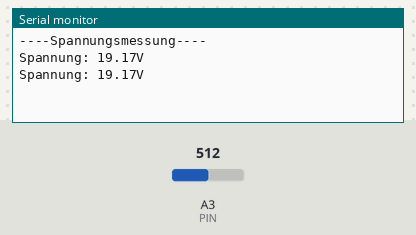
Bench run of a sketch on a simulated Arduino Uno, built with avr-gcc and run on an emulated ATmega328P. On the bench: the last lines printed to the serial monitor. The inputs (shaded band) are chosen by the test bench; at power-on: A3 (PIN) = 512.

Above: at 2.8 s.
2.9 s: A3 (PIN) set to 716
At 5.2 s:
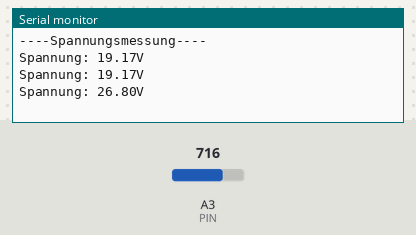
5.6 s: A3 (PIN) set to 900
At 7.0 s:
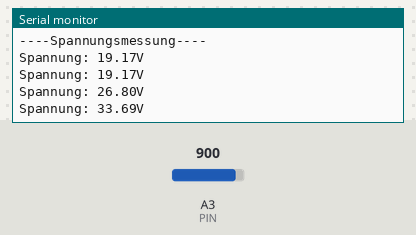
Timing chart, 0 to 8.6 s (numbered marks = the images above; inputs shaded):
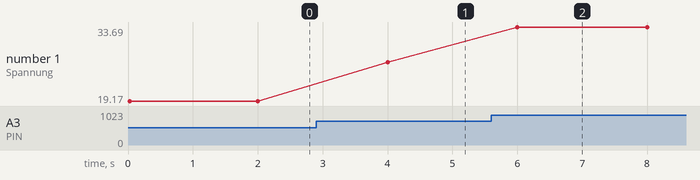

Measured:
- after the input at 2.9 s, the serial monitor: prints a new line after 1.1 s (image 1)
- after the input at 5.6 s, the serial monitor: prints a new line after 0.40 s (image 2)
- plotted number 1: 19.17 → 26.8 after the input at 2.9 s, 26.8 → 33.69 after the input at 5.6 s

The sketch:

Spannungsmesser.ino
```cpp
#define PIN A3

void initGIPO() {
  pinMode(PIN, INPUT);
}

void setup() {
  Serial.begin(9600);
  initGIPO();
  Serial.println("----Spannungsmessung----");
}

void loop() {
  float voltage = (analogRead(PIN) *5) * ((10 + 1.5) / 1.5) / 1024;
  Serial.println("Spannung: " + String(voltage) + "V");
  delay(2000);
}
```
